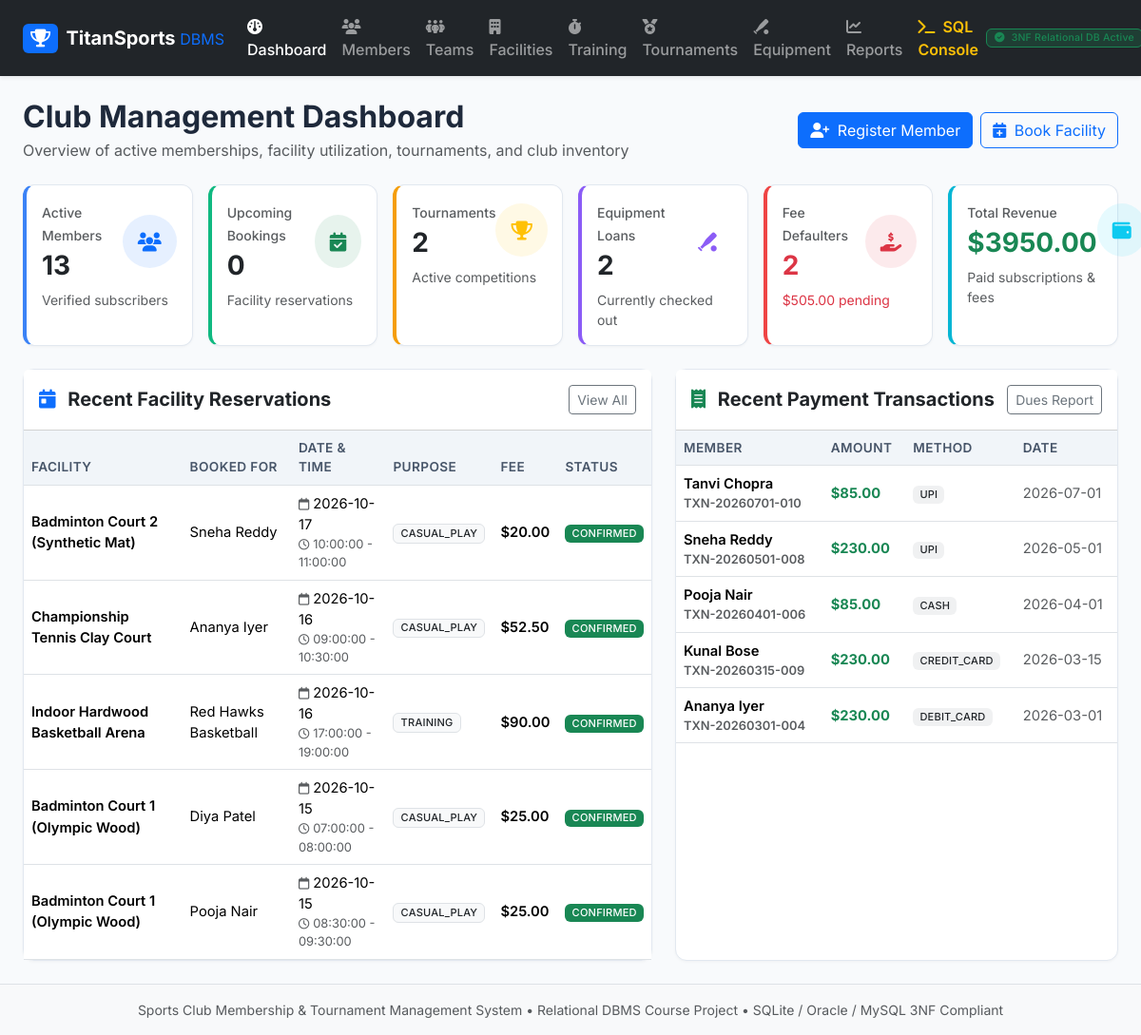
The page / on the database its author committed.
### tables this page shows
CREATE TABLE facility_bookings (
    booking_id INTEGER PRIMARY KEY AUTOINCREMENT,
    facility_id INTEGER NOT NULL,
    member_id INTEGER,
    team_id INTEGER,
    booking_date DATE NOT NULL,
    start_time TIME NOT NULL,
    end_time TIME NOT NULL,
    booking_purpose TEXT NOT NULL DEFAULT 'CASUAL_PLAY' CHECK (booking_purpose IN ('CASUAL_PLAY', 'TRAINING', 'TOURNAMENT_MATCH', 'MAINTENANCE')),
    attendees_count INTEGER NOT NULL DEFAULT 1 CHECK (attendees_count > 0),
    total_fee REAL NOT NULL DEFAULT 0.0 CHECK (total_fee >= 0.0),
    status TEXT NOT NULL DEFAULT 'CONFIRMED' CHECK (status IN ('CONFIRMED', 'CANCELLED', 'COMPLETED')),
    CHECK (end_time > start_time),
    CHECK (member_id IS NOT NULL OR team_id IS NOT NULL),
    FOREIGN KEY (facility_id) REFERENCES facilities(facility_id) ON DELETE RESTRICT,
    FOREIGN KEY (member_id) REFERENCES members(member_id) ON DELETE SET NULL,
    FOREIGN KEY (team_id) REFERENCES teams(team_id) ON DELETE SET NULL
);

CREATE TABLE facilities (
    facility_id INTEGER PRIMARY KEY AUTOINCREMENT,
    facility_name TEXT NOT NULL UNIQUE COLLATE NOCASE,
    sport_id INTEGER NOT NULL,
    facility_type TEXT NOT NULL CHECK (facility_type IN ('COURT', 'TURF', 'ARENA', 'POOL', 'GYM', 'TRACK')),
    capacity INTEGER NOT NULL CHECK (capacity > 0),
    hourly_rate REAL NOT NULL DEFAULT 0.0 CHECK (hourly_rate >= 0.0),
    is_operational INTEGER NOT NULL DEFAULT 1 CHECK (is_operational IN (0, 1)),
    FOREIGN KEY (sport_id) REFERENCES sports(sport_id) ON DELETE RESTRICT
);

CREATE TABLE payments (
    payment_id INTEGER PRIMARY KEY AUTOINCREMENT,
    member_id INTEGER NOT NULL,
    subscription_id INTEGER,
    amount REAL NOT NULL CHECK (amount > 0.0),
    payment_date TIMESTAMP NOT NULL DEFAULT CURRENT_TIMESTAMP,
    payment_method TEXT NOT NULL CHECK (payment_method IN ('CASH', 'CREDIT_CARD', 'DEBIT_CARD', 'UPI', 'BANK_TRANSFER')),
    transaction_ref TEXT NOT NULL UNIQUE,
    status TEXT NOT NULL DEFAULT 'COMPLETED' CHECK (status IN ('COMPLETED', 'PENDING', 'REFUNDED')),
    notes TEXT,
    FOREIGN KEY (member_id) REFERENCES members(member_id) ON DELETE CASCADE,
    FOREIGN KEY (subscription_id) REFERENCES member_subscriptions(subscription_id) ON DELETE SET NULL
);

### app/app.py (the view)
@app.route("/")
def index():
    stats = reports_service.get_dashboard_stats()
    return render_template("index.html", stats=stats)

### app/templates/index.html (shortened to what this page needs)
{% extends "base.html" %}
{% block content %}
<div class="d-flex justify-content-between align-items-center mb-4">
    <div>
        <h2 class="fw-bold mb-1">Club Management Dashboard</h2>
        <p class="text-muted mb-0">Overview of active memberships, facility utilization, tournaments, and club inventory</p>
    </div>
    <div class="d-flex gap-2">
        <a href="{{ url_for('members') }}" class="btn btn-primary"><i class="fa-solid fa-user-plus me-1"></i> Register Member</a>
        <a href="{{ url_for('facilities') }}" class="btn btn-outline-primary"><i class="fa-solid fa-calendar-plus me-1"></i> Book Facility</a>
    </div>
</div>
<div class="row g-3 mb-4">
    <div class="col-xl-2 col-md-4 col-sm-6">
        <div class="card stat-card primary p-3 h-100">
            <div class="d-flex justify-content-between align-items-center">
                <div>
                    <span class="text-muted small fw-medium">Active Members</span>
                    <h3 class="fw-bold mt-1 mb-0">{{ stats.active_members }}</h3>
                </div>
                <div class="bg-primary bg-opacity-10 text-primary p-3 rounded-circle">
                    <i class="fa-solid fa-users fa-lg"></i>
                </div>
            </div>
            <div class="small text-muted mt-2">Verified subscribers</div>
        </div>
    </div>
    <div class="col-xl-2 col-md-4 col-sm-6">
        <div class="card stat-card success p-3 h-100">
            <div class="d-flex justify-content-between align-items-center">
                <div>
                    <span class="text-muted small fw-medium">Upcoming Bookings</span>
                    <h3 class="fw-bold mt-1 mb-0">{{ stats.upcoming_bookings }}</h3>
                </div>
                <div class="bg-success bg-opacity-10 text-success p-3 rounded-circle">
                    <i class="fa-solid fa-calendar-check fa-lg"></i>
                </div>
            </div>
            <div class="small text-muted mt-2">Facility reservations</div>
        </div>
    </div>
    <div class="col-xl-2 col-md-4 col-sm-6">
        <div class="card stat-card warning p-3 h-100">
            <div class="d-flex justify-content-between align-items-center">
                <div>
                    <span class="text-muted small fw-medium">Tournaments</span>
                    <h3 class="fw-bold mt-1 mb-0">{{ stats.active_tournaments }}</h3>
                </div>
                <div class="bg-warning bg-opacity-10 text-warning p-3 rounded-circle">
                    <i class="fa-solid fa-trophy fa-lg"></i>
                </div>
            </div>
            <div class="small text-muted mt-2">Active competitions</div>
        </div>
    </div>
    <div class="col-xl-2 col-md-4 col-sm-6">
        <div class="card stat-card purple p-3 h-100">
            <div class="d-flex justify-content-between align-items-center">
                <div>
                    <span class="text-muted small fw-medium">Equipment Loans</span>
                    <h3 class="fw-bold mt-1 mb-0">{{ stats.active_loans }}</h3>
                </div>
                <div class="bg-purple bg-opacity-10 text-purple p-3 rounded-circle" style="color: #8b5cf6;">
                    <i class="fa-solid fa-baseball-bat-ball fa-lg"></i>
                </div>
            </div>
            <div class="small text-muted mt-2">Currently checked out</div>
        </div>
    </div>
    <div class="col-xl-2 col-md-4 col-sm-6">
        <div class="card stat-card danger p-3 h-100">
            <div class="d-flex justify-content-between align-items-center">
                <div>
                    <span class="text-muted small fw-medium">Fee Defaulters</span>
                    <h3 class="fw-bold mt-1 mb-0 text-danger">{{ stats.fee_defaulters_count }}</h3>
                </div>
                <div class="bg-danger bg-opacity-10 text-danger p-3 rounded-circle">
                    <i class="fa-solid fa-hand-holding-dollar fa-lg"></i>
                </div>
            </div>
            <div class="small text-danger mt-2">${{ "%.2f"|format(stats.fee_defaulters_amount) }} pending</div>
        </div>
    </div>
    <div class="col-xl-2 col-md-4 col-sm-6">
        <div class="card stat-card info p-3 h-100">
            <div class="d-flex justify-content-between align-items-center">
                <div>
                    <span class="text-muted small fw-medium">Total Revenue</span>
                    <h3 class="fw-bold mt-1 mb-0 text-success">${{ "%.2f"|format(stats.total_revenue) }}</h3>
                </div>
                <div class="bg-info bg-opacity-10 text-info p-3 rounded-circle">
                    <i class="fa-solid fa-wallet fa-lg"></i>
                </div>
            </div>
            <div class="small text-muted mt-2">Paid subscriptions & fees</div>
        </div>
    </div>
</div>
<div class="row g-4">
    <div class="col-lg-7">
        <div class="card h-100">
            <div class="card-header bg-white py-3 d-flex justify-content-between align-items-center">
                <h5 class="fw-bold mb-0"><i class="fa-solid fa-calendar-day text-primary me-2"></i> Recent Facility Reservations</h5>
                <a href="{{ url_for('facilities') }}" class="btn btn-sm btn-outline-secondary">View All</a>
            </div>
            <div class="card-body p-0">
                <div class="table-responsive">
                    <table class="table table-hover align-middle mb-0">
                        <thead>
                            <tr>
                                <th>Facility</th>
                                <th>Booked For</th>
                                <th>Date & Time</th>
                                <th>Purpose</th>
                                <th>Fee</th>
                                <th>Status</th>
                            </tr>
                        </thead>
                        <tbody>
                            {% for b in stats.recent_bookings %}
                            <tr>
                                <td class="fw-semibold">{{ b.facility_name }}</td>
                                <td>{{ b.booked_for }}</td>
                                <td>
                                    <div><i class="fa-regular fa-calendar small text-muted me-1"></i>{{ b.booking_date }}</div>
                                    <div class="small text-muted"><i class="fa-regular fa-clock small me-1"></i>{{ b.start_time }} - {{ b.end_time }}</div>
                                </td>
                                <td><span class="badge bg-light text-dark border">{{ b.booking_purpose }}</span></td>
                                <td class="fw-semibold">${{ "%.2f"|format(b.total_fee) }}</td>
                                <td>
                                    <span class="badge {% if b.status == 'CONFIRMED' %}bg-success{% else %}bg-secondary{% endif %}">
                                        {{ b.status }}
                                    </span>
                                </td>
                            </tr>
                            {% else %}
                            <tr>
                                <td colspan="6" class="text-center py-4 text-muted">No reservations recorded yet.</td>
                            </tr>
                            {% endfor %}
                        </tbody>
                    </table>
                </div>
            </div>
        </div>
    </div>
    <div class="col-lg-5">
        <div class="card h-100">
            <div class="card-header bg-white py-3 d-flex justify-content-between align-items-center">
                <h5 class="fw-bold mb-0"><i class="fa-solid fa-receipt text-success me-2"></i> Recent Payment Transactions</h5>
                <a href="{{ url_for('reports', tab='dues') }}" class="btn btn-sm btn-outline-secondary">Dues Report</a>
            </div>
            <div class="card-body p-0">
                <div class="table-responsive">
                    <table class="table table-hover align-middle mb-0">
                        <thead>
                            <tr>
                                <th>Member</th>
                                <th>Amount</th>
                                <th>Method</th>
                                <th>Date</th>
                            </tr>
                        </thead>
                        <tbody>
                            {% for p in stats.recent_payments %}
                            <tr>
                                <td class="fw-semibold">
                                    {{ p.member_name }}
                                    <div class="small text-muted">{{ p.transaction_ref }}</div>
                                </td>
                                <td class="fw-bold text-success">${{ "%.2f"|format(p.amount) }}</td>
                                <td><span class="badge bg-secondary bg-opacity-10 text-dark">{{ p.payment_method }}</span></td>
                                <td class="small text-muted">{{ p.payment_date[:10] }}</td>
                            </tr>
                            {% else %}
                            <tr>
                                <td colspan="4" class="text-center py-4 text-muted">No recent transactions.</td>
                            </tr>
                            {% endfor %}
                        </tbody>
                    </table>
                </div>
            </div>
        </div>
    </div>
</div>
{% endblock %}

### app/templates/base.html (shortened to what this page needs)
<!DOCTYPE html>
<html lang="en">
<head>
    <link href="https://cdn.jsdelivr.net/npm/bootstrap@5.3.3/dist/css/bootstrap.min.css" rel="stylesheet">
    <link href="https://cdnjs.cloudflare.com/ajax/libs/font-awesome/6.5.1/css/all.min.css" rel="stylesheet">
    <link rel="stylesheet" href="{{ url_for('static', filename='css/custom.css') }}">
</head>
<body>
    <nav class="navbar navbar-expand-lg navbar-dark bg-dark sticky-top shadow-sm">
        <div class="container-fluid px-4">
            <a class="navbar-brand fw-bold d-flex align-items-center gap-2" href="{{ url_for('index') }}">
                <span class="badge bg-primary p-2"></span>
                <span>TitanSports <span class="text-primary fs-6 fw-normal">DBMS</span></span>
            </a>
            <div class="collapse navbar-collapse" id="mainNavbar">
                <ul class="navbar-nav me-auto mb-2 mb-lg-0 fw-medium">
                    <li class="nav-item">
                        <a class="nav-link {% if request.endpoint == 'index' %}active{% endif %}" href="{{ url_for('index') }}">
                            <i class="fa-solid fa-gauge me-1"></i> Dashboard
                        </a>
                    </li>
                    <li class="nav-item">
                        <a class="nav-link {% if request.endpoint == 'members' %}active{% endif %}" href="{{ url_for('members') }}">
                            <i class="fa-solid fa-users me-1"></i> Members
                        </a>
                    </li>
                    <li class="nav-item">
                        <a class="nav-link {% if request.endpoint == 'teams' %}active{% endif %}" href="{{ url_for('teams') }}">
                            <i class="fa-solid fa-people-group me-1"></i> Teams
                        </a>
                    </li>
                    <li class="nav-item">
                        <a class="nav-link {% if request.endpoint == 'facilities' %}active{% endif %}" href="{{ url_for('facilities') }}">
                            <i class="fa-solid fa-building me-1"></i> Facilities
                        </a>
                    </li>
                    <li class="nav-item">
                        <a class="nav-link {% if request.endpoint == 'training' %}active{% endif %}" href="{{ url_for('training') }}">
                            <i class="fa-solid fa-stopwatch me-1"></i> Training
                        </a>
                    </li>
                    <li class="nav-item">
                        <a class="nav-link {% if request.endpoint == 'tournaments' %}active{% endif %}" href="{{ url_for('tournaments') }}">
                            <i class="fa-solid fa-medal me-1"></i> Tournaments
                        </a>
                    </li>
                    <li class="nav-item">
                        <a class="nav-link {% if request.endpoint == 'equipment' %}active{% endif %}" href="{{ url_for('equipment') }}">
                            <i class="fa-solid fa-baseball-bat-ball me-1"></i> Equipment
                        </a>
                    </li>
                    <li class="nav-item">
                        <a class="nav-link {% if request.endpoint == 'reports' %}active{% endif %}" href="{{ url_for('reports') }}">
                            <i class="fa-solid fa-chart-line me-1"></i> Reports
                        </a>
                    </li>
                    <li class="nav-item">
                        <a class="nav-link text-warning fw-semibold {% if request.endpoint == 'sql_console' %}active{% endif %}" href="{{ url_for('sql_console') }}">
                            <i class="fa-solid fa-terminal me-1"></i> SQL Console
                        </a>
                    </li>
                </ul>
                <div class="d-flex align-items-center text-white small gap-3">
                    <span class="badge bg-success bg-opacity-25 text-success border border-success px-2 py-1">
                        <i class="fa-solid fa-circle-check me-1"></i> 3NF Relational DB Active
                    </span>
                </div>
            </div>
        </div>
    </nav>
    <div class="container-fluid px-4 py-4 main-container">
        {% block content %}{% endblock %}
    </div>
    <footer class="footer mt-auto py-3 bg-light border-top text-center text-muted small">
        <div class="container">
            <span>Sports Club Membership & Tournament Management System &bull; Relational DBMS Course Project &bull; SQLite / Oracle / MySQL 3NF Compliant</span>
        </div>
    </footer>
</body>
</html>

### rows shown on the page
facility_bookings: facility_name "Badminton Court 2 (Synthetic Mat)", booked_for "Sneha Reddy", booking_date "2026-10-17", start_time "10:00:00", end_time "11:00:00", booking_purpose "CASUAL_PLAY", total_fee "20.00", status "CONFIRMED"
facility_bookings: facility_name "Championship Tennis Clay Court", booked_for "Ananya Iyer", booking_date "2026-10-16", start_time "09:00:00", end_time "10:30:00", booking_purpose "CASUAL_PLAY", total_fee "52.50", status "CONFIRMED"
facility_bookings: facility_name "Indoor Hardwood Basketball Arena", booked_for "Red Hawks Basketball", booking_date "2026-10-16", start_time "17:00:00", end_time "19:00:00", booking_purpose "TRAINING", total_fee "90.00", status "CONFIRMED"
facility_bookings: facility_name "Badminton Court 1 (Olympic Wood)", booked_for "Diya Patel", booking_date "2026-10-15", start_time "07:00:00", end_time "08:00:00", booking_purpose "CASUAL_PLAY", total_fee "25.00", status "CONFIRMED"
facility_bookings: facility_name "Badminton Court 1 (Olympic Wood)", booked_for "Pooja Nair", booking_date "2026-10-15", start_time "08:30:00", end_time "09:30:00", booking_purpose "CASUAL_PLAY", total_fee "25.00", status "CONFIRMED"
payments: member_name "Tanvi Chopra", transaction_ref "TXN-20260701-010", amount "85.00", payment_method "UPI", payment_date "2026-07-01"
payments: member_name "Sneha Reddy", transaction_ref "TXN-20260501-008", amount "230.00", payment_method "UPI", payment_date "2026-05-01"
payments: member_name "Pooja Nair", transaction_ref "TXN-20260401-006", amount "85.00", payment_method "CASH", payment_date "2026-04-01"
payments: member_name "Kunal Bose", transaction_ref "TXN-20260315-009", amount "230.00", payment_method "CREDIT_CARD", payment_date "2026-03-15"
payments: member_name "Ananya Iyer", transaction_ref "TXN-20260301-004", amount "230.00", payment_method "DEBIT_CARD", payment_date "2026-03-01"

### other values the page prints
{{ stats.active_members }} "13"
{{ stats.upcoming_bookings }} "0"
{{ stats.active_tournaments }} "2"
{{ stats.active_loans }} "2"
{{ stats.fee_defaulters_count }} "2"
{{ "%.2f"|format(stats.fee_defaulters_amount) }} "505.00"
{{ "%.2f"|format(stats.total_revenue) }} "3950.00"
